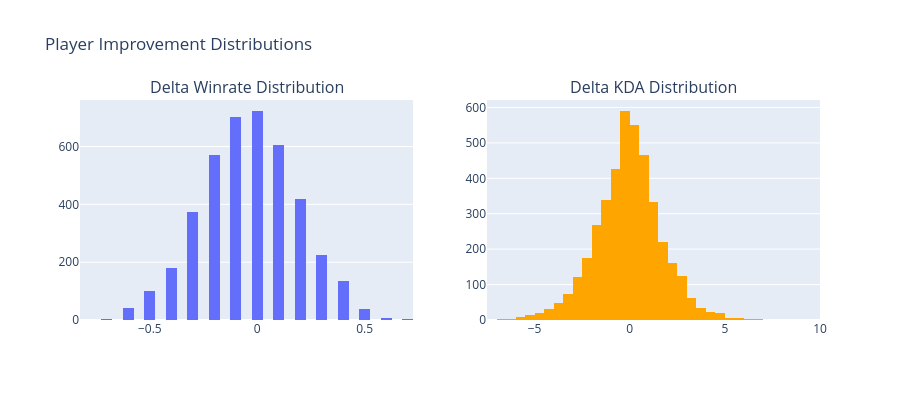

Source (notebook cell):
### Markdown cell above
# Dataset 3: SMURF_FEATURES - Anomaly Detection

**Purpose:** Detect suspicious/fake accounts using anomaly detection

**Granularity:** 1 row per player with statistical anomaly features

**Features:** winrate_zscore, kda_zscore, dmg_share, gold_share, champ_mastery_entropy

**Target:** None (unsupervised learning) - anomaly scores

### Code cell
# Visualization 3: Delta Winrate Distribution
fig = make_subplots(rows=1, cols=2, subplot_titles=["Delta Winrate Distribution", "Delta KDA Distribution"])

fig.add_trace(
    go.Histogram(x=progression_df['delta_winrate'], nbinsx=50, name='delta_winrate'),
    row=1, col=1
)
fig.add_trace(
    go.Histogram(x=progression_df['delta_kda'], nbinsx=50, name='delta_kda', marker_color='orange'),
    row=1, col=2
)

fig.update_layout(height=400, title_text="Player Improvement Distributions", showlegend=False)
fig.show()

print("✓ Insight: Most players show slight decline (mean delta_winrate = -4%)")
print("  - 40-50% improving | 40-50% declining | ~10% stable")

### Figure 1 — Plotly figure (JSON) as saved in the notebook; plotly's stock layout.template omitted (floating-point values rounded to 4 significant figures; data arrays with more than 128 entries replaced by an {"elided": "..."} marker saying what was removed)
{"data": [{"name": "delta_winrate", "nbinsx": 50, "type": "histogram", "x": {"elided": "4128 float values"}, "xaxis": "x", "yaxis": "y"}, {"marker": {"color": "orange"}, "name": "delta_kda", "nbinsx": 50, "type": "histogram", "x": {"elided": "4128 float values"}, "xaxis": "x2", "yaxis": "y2"}], "layout": {"annotations": [{"font": {"size": 16}, "showarrow": false, "text": "Delta Winrate Distribution", "x": 0.225, "xanchor": "center", "xref": "paper", "y": 1, "yanchor": "bottom", "yref": "paper"}, {"font": {"size": 16}, "showarrow": false, "text": "Delta KDA Distribution", "x": 0.775, "xanchor": "center", "xref": "paper", "y": 1, "yanchor": "bottom", "yref": "paper"}], "height": 400, "showlegend": false, "title": {"text": "Player Improvement Distributions"}, "xaxis": {"anchor": "y", "domain": [0, 0.45]}, "xaxis2": {"anchor": "y2", "domain": [0.55, 1]}, "yaxis": {"anchor": "x", "domain": [0, 1]}, "yaxis2": {"anchor": "x2", "domain": [0, 1]}}}
